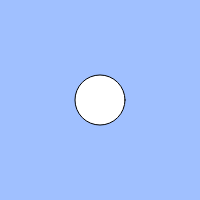
Frame 1 (no input)
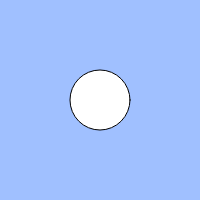
Frame 60 (no input)
Frame 120 (the mouse pressed at the canvas centre since frame 60): identical to frame 1, image omitted

The p5.js sketch that drew these frames (run headless with seeded random() and noise() and a simulated clock; from frame 60 on, the mouse is pressed at the canvas centre):

// p5.js sketch
// ── sketch.js
// 練習問題「心臓の鼓動のように大きくなったり小さくなったりする円」
let count;
let cycle;

function setup(){
  createCanvas(200, 200);
  count = 0;
  cycle = 100;
}

function draw(){
  background(160, 192, 255);
  count = (count + 1) % cycle;

  if(count>40 && count<70){
     ellipse(width / 2, height / 2, count);
  }
  else{


  ellipse(width / 2, height / 2, 50);
  }

}
